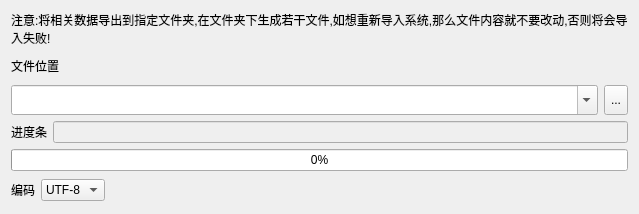
<?xml version="1.0" encoding="UTF-8"?>
<ui version="4.0">
 <class>w_sys_manage_basicdataimport_Dialog</class>
 <widget class="QDialog" name="w_sys_manage_basicdataimport_Dialog">
  <property name="geometry">
   <rect>
    <x>0</x>
    <y>0</y>
    <width>639</width>
    <height>214</height>
   </rect>
  </property>
  <property name="windowTitle">
   <string>Dialog</string>
  </property>
  <layout class="QVBoxLayout" name="verticalLayout">
   <item>
    <widget class="QLabel" name="label">
     <property name="text">
      <string>注意:将相关数据导出到指定文件夹,在文件夹下生成若干文件,如想重新导入系统,那么文件内容就不要改动,否则将会导入失败!</string>
     </property>
     <property name="wordWrap">
      <bool>true</bool>
     </property>
    </widget>
   </item>
   <item>
    <widget class="QLabel" name="label_2">
     <property name="text">
      <string>文件位置</string>
     </property>
    </widget>
   </item>
   <item>
    <layout class="QHBoxLayout" name="horizontalLayout">
     <item>
      <widget class="QComboBox" name="comboBox_path">
       <property name="minimumSize">
        <size>
         <width>0</width>
         <height>30</height>
        </size>
       </property>
       <property name="editable">
        <bool>true</bool>
       </property>
      </widget>
     </item>
     <item>
      <widget class="QToolButton" name="toolButton">
       <property name="minimumSize">
        <size>
         <width>0</width>
         <height>30</height>
        </size>
       </property>
       <property name="text">
        <string>...</string>
       </property>
       <property name="outer_stylesheet" stdset="0">
        <string>pushbutton</string>
       </property>
      </widget>
     </item>
    </layout>
   </item>
   <item>
    <layout class="QHBoxLayout" name="horizontalLayout_3" stretch="0,0">
     <item>
      <widget class="QLabel" name="label_3">
       <property name="text">
        <string>进度条</string>
       </property>
       <property name="alignment">
        <set>Qt::AlignLeading|Qt::AlignLeft|Qt::AlignVCenter</set>
       </property>
      </widget>
     </item>
     <item>
      <widget class="QLineEdit" name="lineEdit_sub_going">
       <property name="enabled">
        <bool>false</bool>
       </property>
      </widget>
     </item>
    </layout>
   </item>
   <item>
    <widget class="QProgressBar" name="progressBar">
     <property name="value">
      <number>0</number>
     </property>
    </widget>
   </item>
   <item>
    <layout class="QHBoxLayout" name="horizontalLayout_2" stretch="0,0,1">
     <item>
      <widget class="QLabel" name="label_codec">
       <property name="text">
        <string>编码</string>
       </property>
      </widget>
     </item>
     <item>
      <widget class="lds_ComboBox" name="comboBox_codec">
       <item>
        <property name="text">
         <string>UTF-8</string>
        </property>
       </item>
       <item>
        <property name="text">
         <string>GBK</string>
        </property>
       </item>
      </widget>
     </item>
     <item>
      <widget class="lds_toolbar" name="widget"/>
     </item>
    </layout>
   </item>
  </layout>
 </widget>
 <customwidgets>
  <customwidget>
   <class>lds_ComboBox</class>
   <extends>QComboBox</extends>
   <header>lds_combobox.h</header>
  </customwidget>
  <customwidget>
   <class>lds_toolbar</class>
   <extends>QFrame</extends>
   <header>lds_toolbar.h</header>
   <container>1</container>
  </customwidget>
 </customwidgets>
 <resources/>
 <connections/>
</ui>
